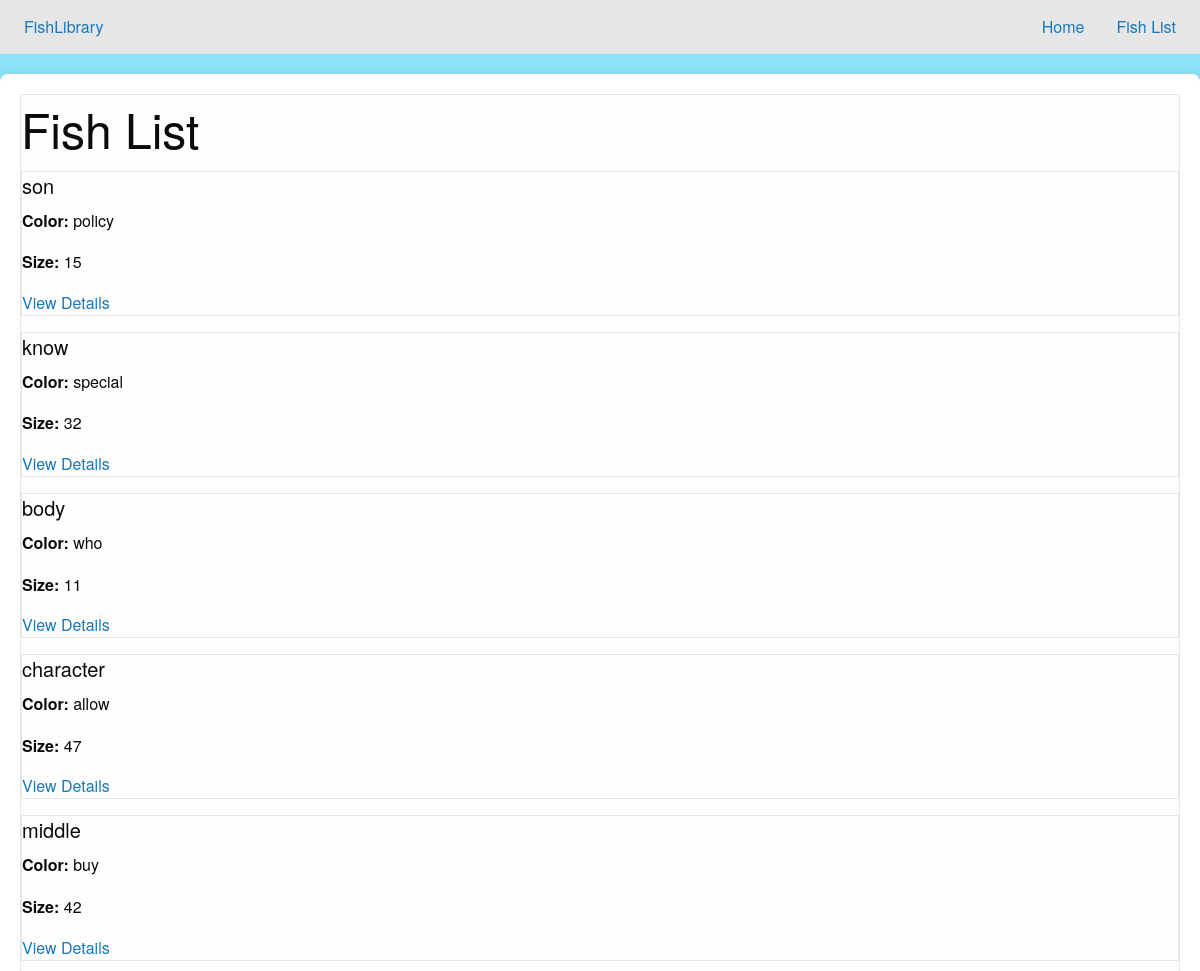
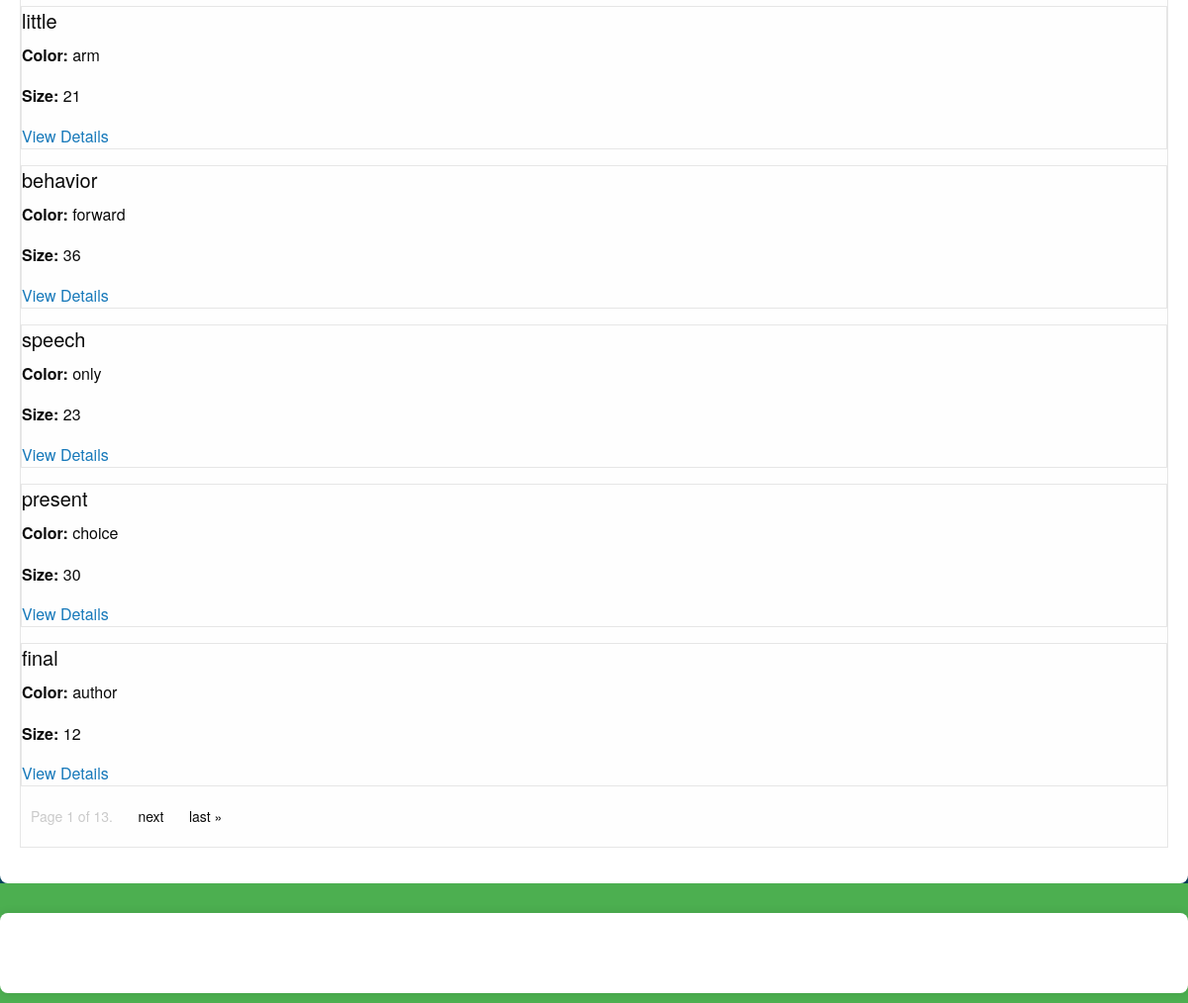
Page /fish/ on the committed database (2 pictures, top to bottom).
### myapp/models.py (models this page shows, shortened)
class BaseModel(models.Model):
    created_at = models.DateTimeField(auto_now_add=True)
    updated_at = models.DateTimeField(auto_now=True)
    class Meta:
        abstract = True

class Fish(BaseModel):
    species = models.CharField(max_length=255)
    color = models.CharField(max_length=255)
    size = models.IntegerField()
    category = models.ForeignKey(Category, on_delete=models.CASCADE, related_name='fishes')
    ponds = models.ManyToManyField(Pond, related_name='fishes')

### myapp/views.py (the view)
# urls.py: path('fish/', fish_list, name='fish_list'),
def fish_list(request):
    fishes = Fish.objects.all()
    paginator = Paginator(fishes, 10)
    page = request.GET.get('page')
    try:
        fishes = paginator.page(page)
    except PageNotAnInteger:
        fishes = paginator.page(1)
    except EmptyPage:
        fishes = paginator.page(paginator.num_pages)
    return render(request, 'fish_library/fish_list.html', {'fishes': fishes})

### myapp/templates/fish_library/fish_list.html (shortened to what this page needs)
{% extends 'fish_library/base.html' %}
{% block content %}
    <div class="card">
        <div class="card-body">
            <h1 class="card-title">Fish List</h1>
            <div class="row">
                {% for fish in fishes %}
                    <div class="col-md-4 mb-4">
                        <div class="card">
                            <div class="card-body">
                                <h5 class="card-title">{{ fish.species }}</h5>
                                <p class="card-text"><strong>Color:</strong> {{ fish.color }}</p>
                                <p class="card-text"><strong>Size:</strong> {{ fish.size }}</p>
                                <a href="{% url 'fish_detail' pk=fish.pk %}" class="btn btn-primary">View Details</a>
                            </div>
                        </div>
                    </div>
                {% endfor %}
            </div>
            <nav aria-label="Page navigation">
                <ul class="pagination mt-3">
                    <li class="page-item disabled">
                        <span class="page-link">Page {{ fishes.number }} of {{ fishes.paginator.num_pages }}.</span>
                    </li>
                    {% if fishes.has_next %}
                        <li class="page-item"><a class="page-link" href="?page={{ fishes.next_page_number }}">next</a></li>
                        <li class="page-item"><a class="page-link" href="?page={{ fishes.paginator.num_pages }}">last &raquo;</a></li>
                    {% endif %}
                </ul>
            </nav>
        </div>
    </div>
{% endblock %}

### myapp/templates/fish_library/base.html (shortened to what this page needs)
{% load static %}
<!DOCTYPE html>
<html lang="en">
<head>
    <link rel="stylesheet" href="https://cdnjs.cloudflare.com/ajax/libs/foundation/6.7.3/css/foundation.min.css">
    <link rel="stylesheet" href="{% static 'myapp/css/style.css' %}">
</head>
<body>
    <div class="top-bar">
        <div class="top-bar-left">
            <ul class="menu">
                <li><a href="{% url 'home' %}">FishLibrary</a></li>
            </ul>
        </div>
        <div class="top-bar-right">
            <ul class="menu">
                <li class="{% if request.path == 'home' %}active{% endif %}"><a href="{% url 'home' %}">Home</a></li>
                <li class="{% if request.path == 'fish_list' %}active{% endif %}"><a href="{% url 'fish_list' %}">Fish List</a></li>
            </ul>
        </div>
    </div>
    <div class="container mt-4">
        {% block content %}{% endblock %}
    </div>
    <footer class="footer mt-5">
        <div class="container">
            <p>&copy; {% now "Y" %} FishLibrary. All rights reserved.</p>
        </div>
    </footer>
</body>
</html>

### myapp/static/myapp/css/style.css (style rules this page uses)
body { background-image: url('/static/images/bg.jpg'); background-size: cover; background-position: center; background-repeat: no-repeat; }
.footer { background-color: #4CAF50; color: #ffffff; text-align: center; padding: 10px 0; }
.container { background-color: #ffffff; border-radius: 8px; box-shadow: 0 0 10px rgba(0, 0, 0, 0.1); padding: 20px; margin-top: 20px; }

### rows in the picture
Fish: species "son", color "policy", size "15"
Fish: species "know", color "special", size "32"
Fish: species "body", color "who", size "11"
Fish: species "character", color "allow", size "47"
Fish: species "middle", color "buy", size "42"
Fish: species "little", color "arm", size "21"
Fish: species "behavior", color "forward", size "36"
Fish: species "speech", color "only", size "23"
Fish: species "present", color "choice", size "30"
Fish: species "final", color "author", size "12"

### other values in the picture
{{ fishes.number }} "1"
{{ fishes.paginator.num_pages }} "13"
